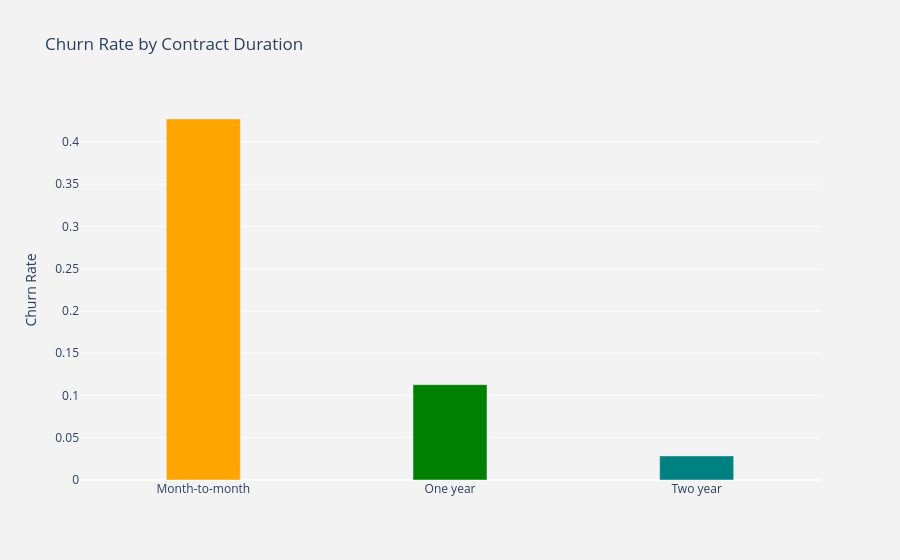

Notebook source saved alongside this figure:
### Markdown cell above
**Electronic check payers churn at 45.3%** — roughly 3x the rate of customers on automatic bank transfer (16.7%) or credit card (15.3%). Manual, non-automatic payment looks strongly tied to churn, possibly because it also correlates with shorter, less-committed customer relationships.

### Code cell
# Churn rate by contract length
plot_by_contract = df.groupby('Contract').Churn.mean().reset_index()
plot_data = [go.Bar(x=plot_by_contract['Contract'], y=plot_by_contract['Churn'], width=[0.3, 0.3, 0.3],
                     marker=dict(color=['orange', 'green', 'teal']))]
plot_layout = go.Layout(xaxis={"type": "category"}, yaxis={"title": "Churn Rate"}, title='Churn Rate by Contract Duration',
                         plot_bgcolor='rgb(243,243,243)', paper_bgcolor='rgb(243,243,243)')
fig = go.Figure(data=plot_data, layout=plot_layout)
po.iplot(fig)

### Figure 1 — Plotly figure (JSON) as saved in the notebook; plotly's stock layout.template omitted (floating-point values rounded to 4 significant figures)
{"data": [{"marker": {"color": ["orange", "green", "teal"]}, "type": "bar", "width": [0.3, 0.3, 0.3], "x": ["Month-to-month", "One year", "Two year"], "y": [0.4271, 0.1128, 0.02849]}], "layout": {"paper_bgcolor": "rgb(243,243,243)", "plot_bgcolor": "rgb(243,243,243)", "title": {"text": "Churn Rate by Contract Duration"}, "xaxis": {"type": "category"}, "yaxis": {"title": {"text": "Churn Rate"}}}}
